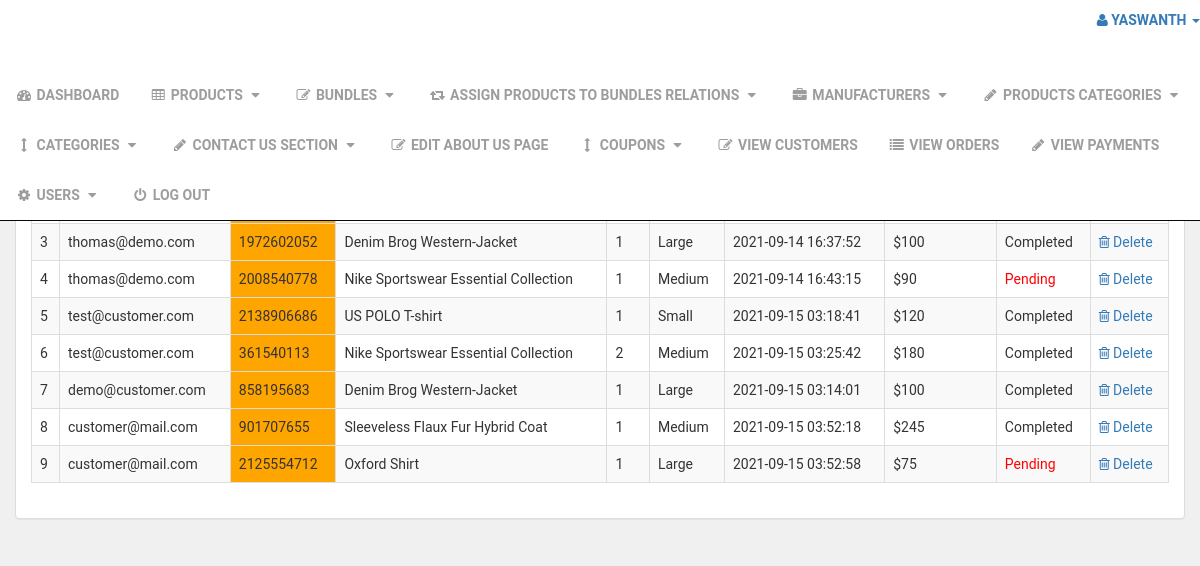
The page /admin_area/index.php?view_orders (signed in) on the database as committed earlier.
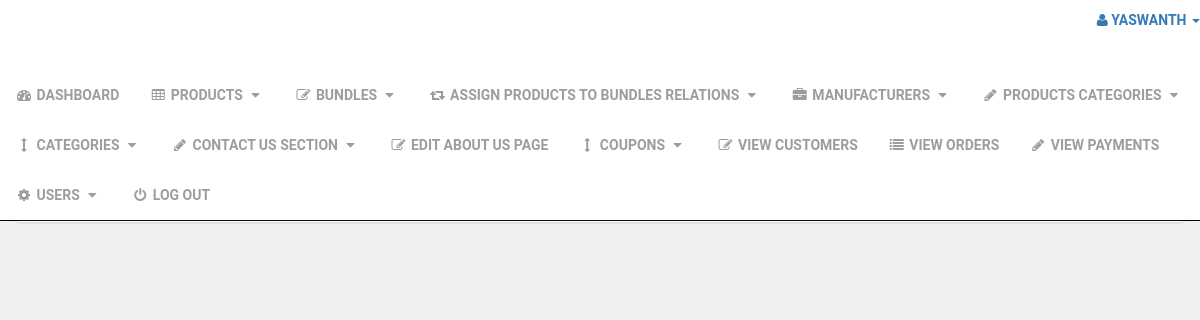
The same page on the database as committed later.
### tables this page shows
CREATE TABLE `pending_orders` (
  `order_id` int(10) NOT NULL,
  `customer_id` int(10) NOT NULL,
  `invoice_no` int(10) NOT NULL,
  `product_id` text NOT NULL,
  `qty` int(10) NOT NULL,
  `size` text NOT NULL,
  `order_status` text NOT NULL
);

CREATE TABLE `customers` (
  `customer_id` int(10) NOT NULL,
  `customer_name` varchar(255) NOT NULL,
  `customer_email` varchar(255) NOT NULL,
  `customer_pass` varchar(255) NOT NULL,
  `customer_country` text NOT NULL,
  `customer_city` text NOT NULL,
  `customer_contact` varchar(255) NOT NULL,
  `customer_address` text NOT NULL,
  `customer_image` text NOT NULL,
  `customer_ip` varchar(255) NOT NULL,
  `customer_confirm_code` text NOT NULL
);

CREATE TABLE `products` (
  `product_id` int(10) NOT NULL,
  `p_cat_id` int(10) NOT NULL,
  `cat_id` int(10) NOT NULL,
  `manufacturer_id` int(10) NOT NULL,
  `date` timestamp NOT NULL DEFAULT current_timestamp() ON UPDATE current_timestamp(),
  `product_title` text NOT NULL,
  `product_url` text NOT NULL,
  `product_img1` text NOT NULL,
  `product_img2` text NOT NULL,
  `product_img3` text NOT NULL,
  `product_price` int(10) NOT NULL,
  `product_psp_price` int(100) NOT NULL,
  `product_desc` text NOT NULL,
  `product_features` text NOT NULL,
  `product_video` text NOT NULL,
  `product_keywords` text NOT NULL,
  `product_label` text NOT NULL,
  `status` varchar(255) NOT NULL
);

CREATE TABLE `customer_orders` (
  `order_id` int(10) NOT NULL,
  `customer_id` int(10) NOT NULL,
  `due_amount` int(100) NOT NULL,
  `invoice_no` int(100) NOT NULL,
  `qty` int(10) NOT NULL,
  `size` text NOT NULL,
  `order_date` timestamp NOT NULL DEFAULT current_timestamp() ON UPDATE current_timestamp(),
  `order_status` text NOT NULL
);

### admin_area/view_orders.php (the view, shortened to what this page needs)
<?php
if(!isset($_SESSION['admin_email'])){
echo "<script>window.open('login.php','_self')</script>";
}
else {
?>
<div class="row">
<div class="col-lg-12">
<ol class="breadcrumb">
<li class="active">
</li>
</ol>
</div>
</div>
<div class="row">
<div class="col-lg-12">
<div class="panel panel-default">
<div class="panel-heading">
<h3 class="panel-title">
</h3>
</div>
<div class="panel-body">
<div class="table-responsive">
<table class="table table-bordered table-hover table-striped">
<thead>
<tr>
<th>#</th>
<th>Customer</th>
<th>Invoice</th>
<th>Product</th>
<th>Qty</th>
<th>Size</th>
<th>Order Date</th>
<th>Total Amount</th>
<th>Status</th>
<th>Action</th>
</tr>
</thead>
<tbody>
<?php
$i = 0;
$get_orders = "select * from pending_orders";
$run_orders = mysqli_query($con,$get_orders);
while ($row_orders = mysqli_fetch_array($run_orders)) {
$order_id = $row_orders['order_id'];
$c_id = $row_orders['customer_id'];
$invoice_no = $row_orders['invoice_no'];
$product_id = $row_orders['product_id'];
$qty = $row_orders['qty'];
$size = $row_orders['size'];
$order_status = $row_orders['order_status'];
$get_products = "select * from products where product_id='$product_id'";
$run_products = mysqli_query($con,$get_products);
$row_products = mysqli_fetch_array($run_products);
$product_title = $row_products['product_title'];
$i++;
?>
<tr>
<td><?php echo $i; ?></td>
<td>
<?php
$get_customer = "select * from customers where customer_id='$c_id'";
$run_customer = mysqli_query($con,$get_customer);
$row_customer = mysqli_fetch_array($run_customer);
$customer_email = $row_customer['customer_email'];
echo $customer_email;
 ?>
 </td>
<td bgcolor="orange" ><?php echo $invoice_no; ?></td>
<td><?php echo $product_title; ?></td>
<td><?php echo $qty; ?></td>
<td><?php echo $size; ?></td>
<td>
<?php
$get_customer_order = "select * from customer_orders where order_id='$order_id'";
$run_customer_order = mysqli_query($con,$get_customer_order);
$row_customer_order = mysqli_fetch_array($run_customer_order);
$order_date = $row_customer_order['order_date'];
$due_amount = $row_customer_order['due_amount'];
echo $order_date;
?>
</td>
<td>$<?php echo $due_amount; ?></td>
<td>
<?php
if($order_status=='pending'){
echo $order_status='<div style="color:red;">Pending</div>';
}
else{
echo $order_status='Completed';
}
?>
</td>
<td>
<a href="index.php?order_delete=<?php echo $order_id; ?>" >
<i class="fa fa-trash-o" ></i> Delete
</a>
</td>
</tr>
<?php } ?>
</tbody>
</table>
</div>
</div>
</div>
</div>
</div>
<?php } ?>

Rows that differ between the two databases and show on the page:
removed pending_orders: customer.customer_email "thomas@demo.com", invoice_no "1972602052", product.product_title "Denim Brog Western-Jacket", qty "1", size "Large", customer_orders.order_date "2021-09-14 16:37:52", customer_orders.due_amount "100"
removed pending_orders: customer.customer_email "thomas@demo.com", invoice_no "2008540778", product.product_title "Nike Sportswear Essential Collection", qty "1", size "Medium", customer_orders.order_date "2021-09-14 16:43:15", customer_orders.due_amount "90", order_status "Pending"
removed pending_orders: customer.customer_email "test@customer.com", invoice_no "2138906686", product.product_title "US POLO T-shirt", qty "1", size "Small", customer_orders.order_date "2021-09-15 03:18:41", customer_orders.due_amount "120"
removed pending_orders: customer.customer_email "test@customer.com", invoice_no "361540113", product.product_title "Nike Sportswear Essential Collection", qty "2", size "Medium", customer_orders.order_date "2021-09-15 03:25:42", customer_orders.due_amount "180"
removed pending_orders: customer.customer_email "demo@customer.com", invoice_no "858195683", product.product_title "Denim Brog Western-Jacket", qty "1", size "Large", customer_orders.order_date "2021-09-15 03:14:01", customer_orders.due_amount "100"
removed pending_orders: customer.customer_email "customer@mail.com", invoice_no "901707655", product.product_title "Sleeveless Flaux Fur Hybrid Coat", qty "1", size "Medium", customer_orders.order_date "2021-09-15 03:52:18", customer_orders.due_amount "245"
removed pending_orders: customer.customer_email "customer@mail.com", invoice_no "2125554712", product.product_title "Oxford Shirt", qty "1", size "Large", customer_orders.order_date "2021-09-15 03:52:58", customer_orders.due_amount "75", order_status "Pending"
